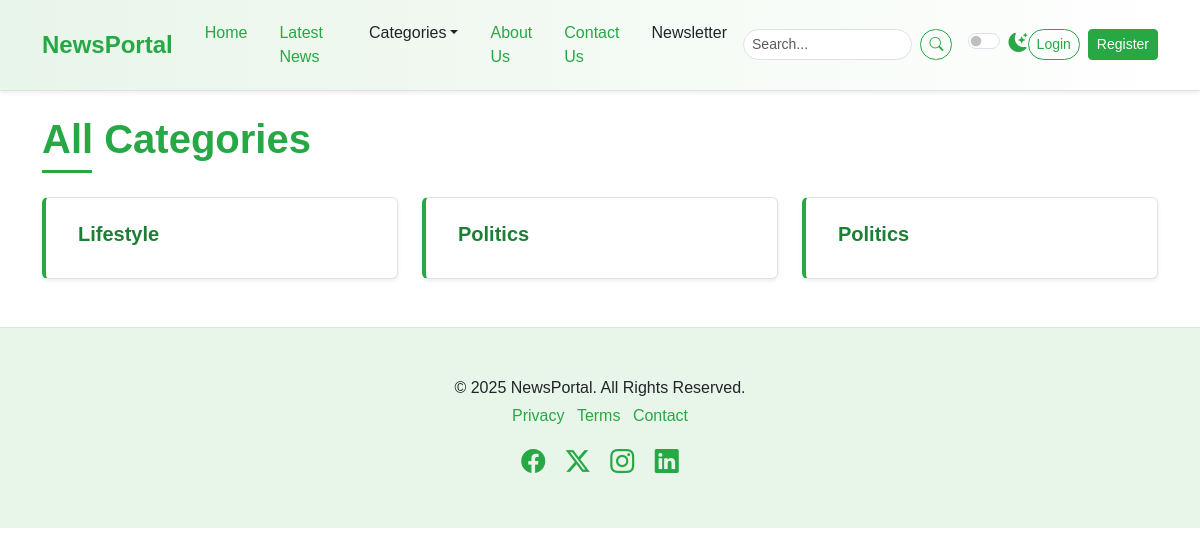
The app's page /category-list/, older data.
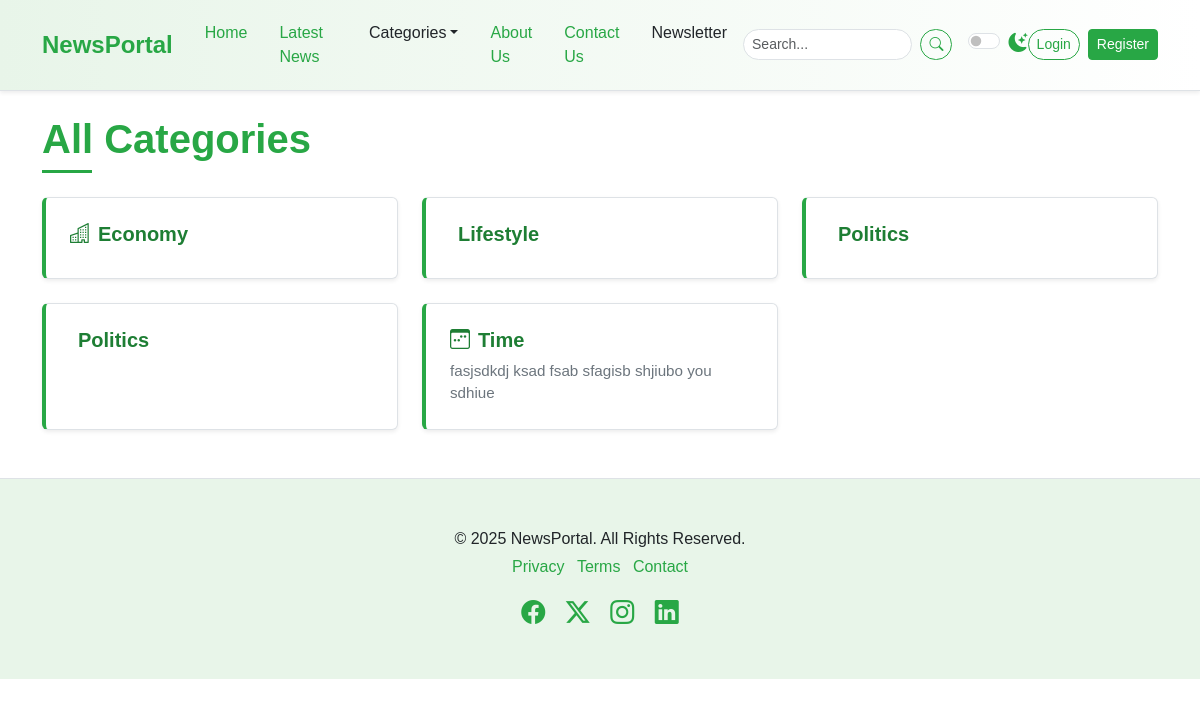
The same page, newer data.
### newspaper/models.py (models this page shows, shortened)
class TimeStampModel(models.Model):
    created_at= models.DateTimeField(auto_now_add=True)
    updated_at=models.DateTimeField(auto_now=True)
    class Meta:
        abstract= True # don't create table in DB

class Category(TimeStampModel):
    name = models.CharField(max_length=100)
    icon= models.CharField(max_length=100, null=True)
    description=models.TextField(null=True,blank=True)
    class Meta:
        ordering = ["name"] #order by gareko name a b c bata auxa
        verbose_name="category"
        verbose_name_plural="Categories"

### newspaper/views.py (the view)
# urls.py: path("category-list/", views.CategoryListView.as_view(), name="category-list"),
class CategoryListView(ListView):
     model = Category
     template_name = "newsportal/categories.html"
     context_object_name="categories"

### newspaper/nav.py (called while the page is built)
def navigation(request):
    categories= Category.objects.all()[:4]
    return {"categories": categories}

### templates/newsportal/categories.html
{% extends "newsportal/base.html" %}
{% block content %}
    <div class="container mt-4 mb-5">
        <h1 class="mb-4 section-title"><span>All Categories</span></h1>
        <div class="row row-cols-1 row-cols-md-2 row-cols-lg-3 g-4">
            {% for category in categories %}
            <div class="col">
                <div class="card h-100 shadow-sm list-item-card">
                    <div class="card-body">
                        <h5 class="card-title">
                            <a href="{% url 'post-by-category' category.pk %}"><i class="{{category.icon}} me-2"></i>{{ category.name|title}}</a></h5>
                        <p class="card-text">{{ category.description }}</p>
                    </div>
                </div>
            </div>
            {% endfor %}
        </div>
    </div>
{% endblock content %}

### templates/newsportal/base.html (shortened to what this page needs)
{% load static %}
<!DOCTYPE html>
<html lang="en" data-bs-theme="light">
  <head>
    <link href="{% static 'css/bootstrap.min.css' %}"
          rel="stylesheet"
 />
    <link rel="stylesheet"
          href="https://cdn.jsdelivr.net/npm/bootstrap-icons@1.11.3/font/bootstrap-icons.min.css" />
    <link rel="stylesheet" href="{% static 'css/style.css' %}" />
  </head>
  <body>
    {% include "newsportal/nav.html" %}
    {% block content %}
    {% endblock content %}
   {% include "newsportal/footer.html" %}
  </body>
</html>

### templates/newsportal/nav.html (shortened to what this page needs)
    <nav class="navbar navbar-expand-lg sticky-top elegant-navbar">
      <div class="container">
        <a class="navbar-brand fw-bold" href="index.html">NewsPortal</a>
        <div class="collapse navbar-collapse" id="navbarNavDropdown">
          <ul class="navbar-nav me-auto mb-2 mb-lg-0">
            <li class="nav-item">
              <a class="nav-link active" aria-current="page" href="index.html">Home</a>
            </li>
            <li class="nav-item">
              <a class="nav-link" href="{% url 'post-list' %}">Latest News</a>
            </li>
            <li class="nav-item dropdown">
              <a class="nav-link dropdown-toggle"
                 href="#"
                 role="button"
                 data-bs-toggle="dropdown"
                 aria-expanded="false">Categories</a>
            </li>
            <li class="nav-item">
              <a class="nav-link" href="{% url 'about' %}">About Us</a>
            </li>
            <li class="nav-item">
              <a class="nav-link" href="{% url 'contact' %}">Contact Us</a>
            </li>
            <li class="nav-item">
              <a class="nav-link" href="#newsletter-section">Newsletter</a>
            </li>
          </ul>
          <form class="d-flex me-3" role="search"
                method="get" action="{% url 'search' %}">
            <input class="form-control form-control-sm me-2"
                   name="query"
                   type="search"
                   value="{{ request.GET.query }}"
                   placeholder="Search..."
                   aria-label="Search" />
            <button class="btn btn-outline-success btn-sm" type="submit">
              <i class="bi bi-search"></i>
            </button>
          </form>
          <div class="form-check form-switch">
            <input class="form-check-input"
                   type="checkbox"
                   role="switch"
                   id="darkModeSwitch" />
            <label class="form-check-label" for="darkModeSwitch">
              <i class="bi bi-moon-stars-fill"></i>
            </label>
          </div>
           <div class="navbar-nav ms auto d-flex align-items-center">
            {% if user.is_authenticated %}
            <span class="navbar-text me-3">Welcome, {{user.username}}!</span>
            <form method="post" action="{% url 'accounts:logout' %}" class="d-inline">
              {% csrf_token %}
              <button type="submit" class="btn btn-outline-secondary btn-sm">Logout</button>
            </form>
            {% else %}
            <a href="{% url 'accounts:login' %}" class="btn btn-outline-success btn-sm me-2">Login</a>
            <a href="#" class="btn btn-success btn-sm">Register</a>
            {% endif %}
           </div>
        </div>
      </div>
    </nav>

### templates/newsportal/footer.html
 <footer class="py-5 mt-5 elegant-footer">
      <div class="container text-center">
        <p class="mb-1">&copy; 2025 NewsPortal. All Rights Reserved.</p>
        <ul class="list-inline">
          <li class="list-inline-item">
            <a href="#">Privacy</a>
          </li>
          <li class="list-inline-item">
            <a href="#">Terms</a>
          </li>
          <li class="list-inline-item">
            <a href="#">Contact</a>
          </li>
        </ul>
        <div class="social-icons mt-3">
          <a href="#" class="text-decoration-none me-3"><i class="bi bi-facebook fs-4"></i></a>
          <a href="#" class="text-decoration-none me-3"><i class="bi bi-twitter-x fs-4"></i></a>
          <a href="#" class="text-decoration-none me-3"><i class="bi bi-instagram fs-4"></i></a>
          <a href="#" class="text-decoration-none"><i class="bi bi-linkedin fs-4"></i></a>
        </div>
      </div>
    </footer>

### static/css/style.css (style rules this page uses)
:root { --primary-green: #28a745; --light-green: #e8f5e9; --dark-green: #1e7e34; --accent-green: #5cb85c; --text-color-light: #212529; --text-color-dark: #f8f9fa; --bg-light: #ffffff; --bg-dark: #212529; --card-bg-light: #ffffff; --card-bg-dark: #343a40; --border-color-light: #dee2e6; --border-color-dark: #495057; --shadow-sm: 0 0.125rem 0.25rem rgba(0, 0, 0, 0.075); --shadow: 0 0.5rem 1rem rgba(0, 0, 0, 0.15); --transition-speed: 0.3s ease; }
body { font-family: "Poppins", sans-serif; background-color: var(--bg-light); color: var(--text-color-light); transition: background-color var(--transition-speed), color var(--transition-speed); }
.elegant-navbar { background: linear-gradient( to right, var(--light-green), #ffffff ); border-bottom: 1px solid var(--border-color-light); box-shadow: var(--shadow-sm); padding-top: 0.8rem; padding-bottom: 0.8rem; }
.elegant-navbar .navbar-brand { color: var(--primary-green); font-size: 1.5rem; transition: color var(--transition-speed); }
.elegant-navbar .nav-link { color: var(--text-color-light); font-weight: 500; transition: color var(--transition-speed); margin: 0 0.5rem; }
.elegant-navbar .nav-link:hover, .elegant-navbar .nav-link.active { color: var(--primary-green); }
.elegant-navbar .form-control { border-radius: 20px; border-color: var(--border-color-light); background-color: var(--bg-light); color: var(--text-color-light); }
.elegant-navbar .btn-outline-success { border-color: var(--primary-green); color: var(--primary-green); border-radius: 20px; transition: background-color var(--transition-speed), color var(--transition-speed); }
.elegant-navbar .form-check-label i { color: var(--primary-green); font-size: 1.2rem; }
.section-title { position: relative; padding-bottom: 10px; margin-bottom: 20px; font-weight: 600; color: var(--primary-green); }
.section-title span { position: relative; z-index: 1; background-color: var(--bg-light); padding-right: 10px; }
.section-title::after { content: ""; position: absolute; left: 0; bottom: 0; width: 50px; height: 3px; background-color: var(--primary-green); }
.card { border: 1px solid var(--border-color-light); transition: box-shadow var(--transition-speed), transform var(--transition-speed); background-color: var(--card-bg-light); color: var(--text-color-light); }
.card-title { color: var(--dark-green); font-weight: 600; }
.elegant-footer { background-color: var(--light-green); border-top: 1px solid var(--border-color-light); color: var(--text-color-light); }
.elegant-footer a { color: var(--primary-green); text-decoration: none; transition: color var(--transition-speed); }
.elegant-footer .social-icons a { color: var(--primary-green); transition: color var(--transition-speed), transform var(--transition-speed); }
.btn-success { background-color: var(--primary-green); border-color: var(--primary-green); transition: background-color var(--transition-speed), border-color var(--transition-speed), box-shadow var(--transition-speed); }
.btn-outline-success { color: var(--primary-green); border-color: var(--primary-green); transition: background-color var(--transition-speed), color var(--transition-speed); }
.list-item-card { transition: transform 0.2s ease-in-out, box-shadow 0.2s ease-in-out; border-left: 4px solid var(--primary-green); }
.list-item-card .card-body { padding: 1.5rem; }
.list-item-card .card-title a { text-decoration: none; color: var(--dark-green); font-weight: 600; }
.list-item-card .card-text { font-size: 0.95rem; color: #6c757d; }

Row changes from the older to the newer data that the page shows:
added Category: name "Economy"
added Category: name "Time", description "fasjsdkdj ksad fsab sfagisb shjiubo you sdhiue"
